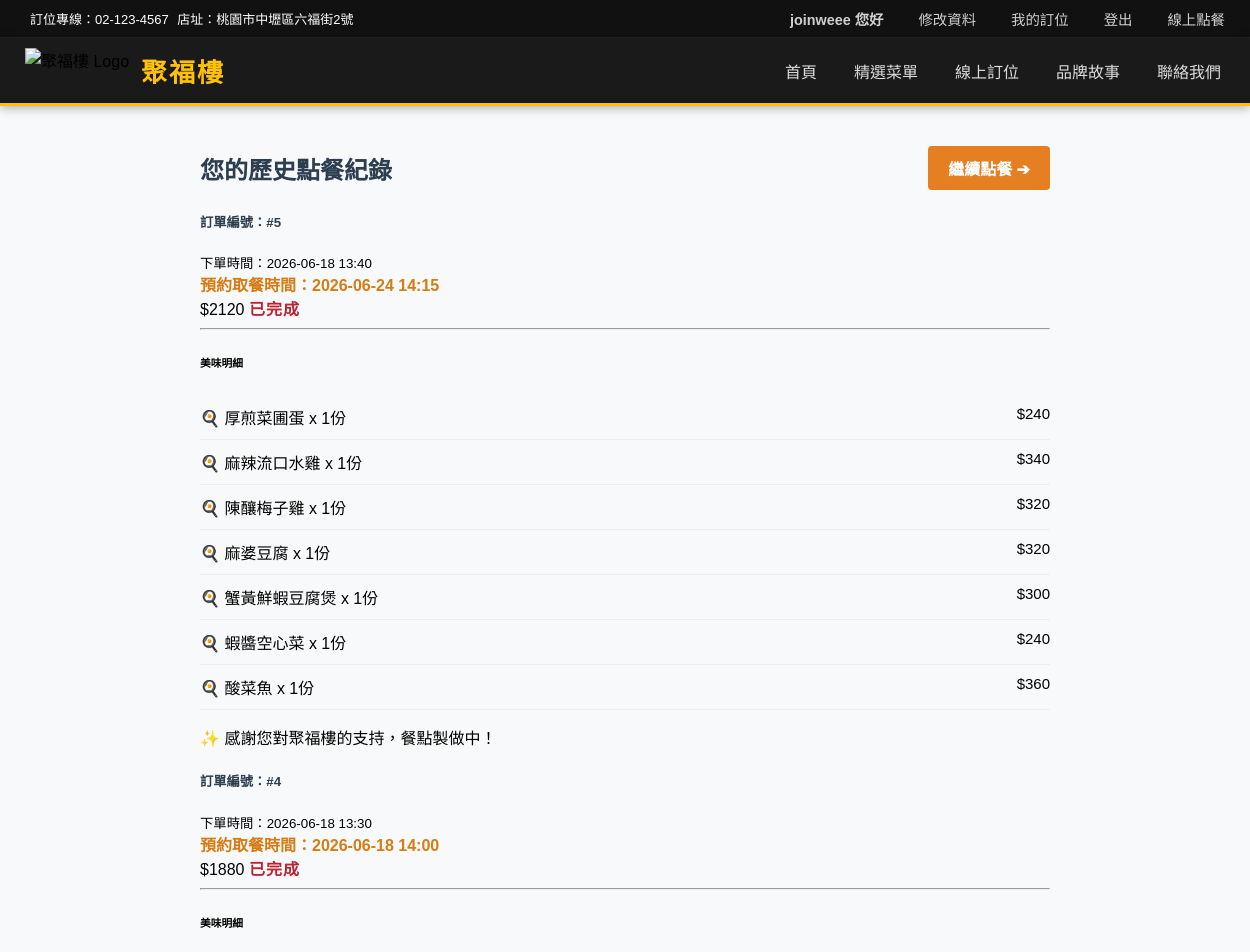
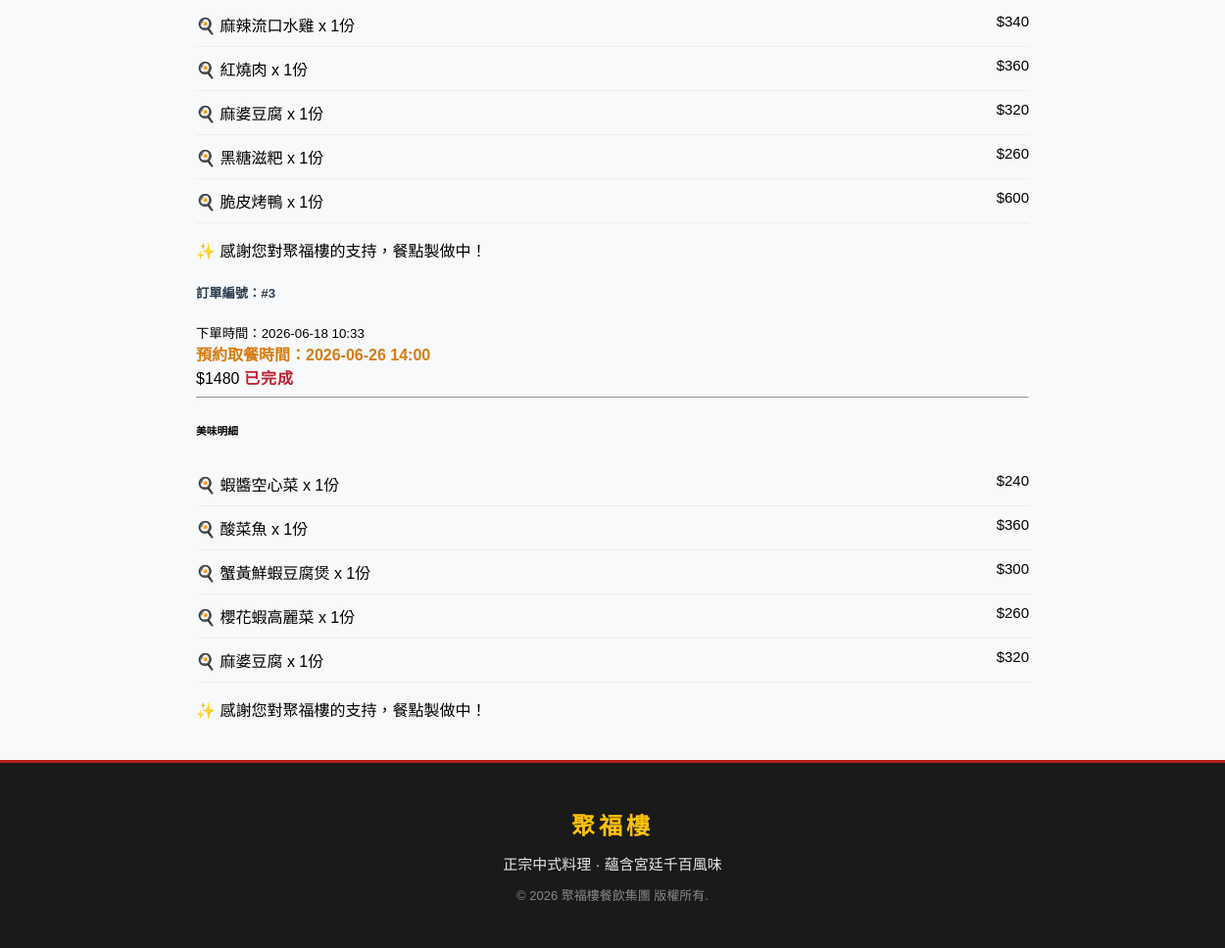
The app's page /order_history/ (signed in) with its own data (2 pictures, top to bottom).
### myapp/models.py (models this page shows, shortened)
class CustomMember(AbstractBaseUser,PermissionsMixin):
    username = models.CharField('會員帳號', max_length=50, unique=True)
    last_name = models.CharField('姓氏', max_length=20)
    first_name = models.CharField('名字', max_length=30)
    password = models.CharField('密碼', max_length=128)
    email = models.EmailField('電子信箱', unique=True)
    phone = models.CharField('電話號碼', max_length=15, blank=True, null=True)
    birthday = models.DateField('生日', blank=True, null=True)
    GENDER_CHOICES = [('M', '男'), ('F', '女'), ('O', '其他')]
    gender = models.CharField('性別', max_length=1, choices=GENDER_CHOICES, blank=True, null=True)
    created_at = models.DateTimeField('註冊時間', auto_now_add=True)
    is_active = models.BooleanField(default=True, verbose_name="啟用狀態")
    is_staff = models.BooleanField(default=False, verbose_name="後台登入權限")
    USERNAME_FIELD = 'username'
    REQUIRED_FIELDS = ['email']
    objects = CustomMemberManager()
    class Meta:
        db_table = 'myapp_custommember'
        app_label = 'myapp'

class Order(models.Model):
    STATUS_CHOICES =[
        ('pending','未付款'),
        ('paid','已付款/準備中'),
        ('completed','已完成'),
        ('cancelled','已取消'),
    ]
    member = models.ForeignKey(CustomMember,on_delete=models.CASCADE,verbose_name="會員")
    total_amount= models.IntegerField(verbose_name="總金額")
    status = models.CharField(max_length=20,choices=STATUS_CHOICES,default='pending',verbose_name='頂單狀態')
    created_at = models.DateTimeField(auto_created=True,verbose_name='訂單時間')
    merchant_trade_no = models.CharField(max_length=50,unique=True,blank=True,null=True)
    pickup_time = models.DateTimeField(blank=False, null=False, default=timezone.now,verbose_name="預約取餐時間")
    created_at = models.DateTimeField(auto_now_add=True)

class OrderItem(models.Model):
    order =models.ForeignKey(Order,on_delete=models.CASCADE,related_name='items',verbose_name='訂單')
    item_name=models.CharField(max_length=100,verbose_name="餐點名稱(快照)")
    price = models.IntegerField(verbose_name="購買時價格")
    quantity = models.PositiveIntegerField(verbose_name="數量")

### myapp/views.py (the view)
# urls.py: path('order_history/',views.order_history,name='order_history'),
@login_required(login_url='/user_login/') # 🛡️ 官方防禦：沒登入直接踢走，登入了就絕對放行！
def order_history(request):
    member = request.user
    orders = Order.objects.filter(member=member).order_by('-created_at')
    print(f"=== [歷史訂單偵錯] 成功幫 {member.username} 撈到 {orders.count()} 筆訂單！ ===")
    return render(request, 'order_history.html', {'orders': orders})

### templates/order_history.html (shortened to what this page needs)
{% extends 'base.html' %}
{% load static %}
{% block extra_css %}
<link rel="stylesheet" href="{% static 'css/order_history.css' %}">
{% endblock %}
{% block content %}
<div class="order-container">
    <div class="top-bar">
        <h2 class="page-title"> 您的歷史點餐紀錄</h2>
        <a href="{% url 'order_online' %}" class="btn-continue-order">繼續點餐 ➔</a>
    </div>
    {% if orders %}
        {% for order in orders %}
        <div class="order-card">
            <div class="order-header">
                <div class="order-info-left">
                    <h5 class="order-id">訂單編號：#{{ order.id }}</h5>
                    <small class="order-date">下單時間：{{ order.created_at|date:"Y-m-d H:i" }}</small>
                    <br>
                    <strong class="text-primary" style="color: #d67c13;">
                        預約取餐時間：{{ order.pickup_time|date:"Y-m-d H:i" }}
                    </strong>
                </div>
                <div class="order-info-right">
                    <span class="order-price">${{ order.total_amount }}</span>
                    {% if order.status == 'paid' %}
                        <span class="status-tag preparing"> 準備中</span>
                    {% elif order.status == 'completed' %}
                        <span class="status-tag completed"> 已完成</span>
                    {% else %}
                        <span class="status-tag unpaid">❌ 未付款</span>
                    {% endif %}
                </div>
            </div>
            <hr>
            <div class="order-details">
                <h6 class="details-title">美味明細</h6>
                <ul class="item-list">
                    {% for item in order.items.all %}
                        <li class="item-row">
                            <span>🍳 {{ item.item_name }} x {{ item.quantity }}份</span>
                            <span class="item-price">${{ item.price }}</span>
                        </li>
                    {% empty %}
                        <li class="empty-items">（無菜品明細資料）</li>
                    {% endfor %}
                </ul>
            </div>
            <div class="order-actions" style="display: flex; gap: 10px;">
                {% if order.status != 'paid' and order.status != 'completed' %}
                    <a href="{% url 'go_to_pay' order.id %}" class="btn-pay" style="flex: 1; text-align: center;">
                        前往線上刷卡付款
                    </a>
                    <a href="{% url 'delete_order' order.id %}"
                    onclick="return confirm('確定要取消並刪除這筆訂單嗎？');"
                    class="btn-delete"
                    style="background-color: #dc3545; color: white; padding: 10px 15px; text-decoration: none; border-radius: 6px; font-weight: bold; flex: 1; text-align: center;">
                        取消訂單
                    </a>
                {% else %}
                    <span class="thanks-text">✨ 感謝您對聚福樓的支持，餐點製做中！</span>
                {% endif %}
            </div>
        </div>
        {% endfor %}
    {% else %}
        <div class="empty-order-state">
            <p>您在聚福樓還沒有任何點餐紀錄喔！</p>
        </div>
    {% endif %}
</div>
{% endblock %}

### templates/base.html (shortened to what this page needs)
{% load static %}
<!DOCTYPE html>
<html lang="zh-Hant">
<head>
    <link rel="stylesheet" href="{% static 'css/base.css' %}">
    {% block extra_css %}{% endblock %}
</head>
<body>
    <nav class="top-navbar">
        <div class="nav-container">
            <div class="contact-info">
                <span class="info-item"> 訂位專線：02-123-4567</span>
                <span class="info-item"> 店址：桃園市中壢區六福街2號</span>
            </div>
            <div class="member-links">
                {% if request.user.is_authenticated %}
                    <span class="nav-link-item member-name-nav">
                         {{ request.user.last_name }}{{ request.user.first_name }} 您好
                    </span>
                    <a href="{% url 'edit_profile' %}" class="nav-link-item">
                         修改資料
                    </a>
                    <a href="{% url 'my_bookings' %}"class="nav-link-item">我的訂位 </a>
                    <a href="{% url 'logout' %}" class="nav-link-item"> 登出</a>
                {% else %}
                    <a href="{% url 'user_login' %}" class="nav-link-item"><i class="fas fa-user"></i> 會員登入</a>
                {% endif %}
                <a href="{% url 'order_online' %}" class="nav-link-item"> 線上點餐</a>
            </div>
        </div>
    </nav>
    <header class="main-header">
        <div class="nav-container main-nav-flex">
            <div class="logo-area">
                <img src="{% static 'images/logo.png' %}" alt="聚福樓 Logo" class="logo-img">
                <a class="brand-name" href="{% url 'index' %}">聚福樓</a>
            </div>
            <nav class="main-menu">
                <ul class="menu-list">
                    <li><a href="{% url 'index' %}"> 首頁</a></li>
                    <li><a href="{% url 'menu' %}"> 精選菜單</a></li>
                    <li><a href="{% url "book_table" %}"> 線上訂位</a></li>
                    <li><a href="{% url "brand_story" %}"> 品牌故事</a></li>
                    <li><a href="{% url "contact_us" %}"> 聯絡我們</a></li>
                </ul>
            </nav>
        </div>
    </header>
    <main class="content-wrapper">
        {% block content %}
        {% endblock %}
    </main>
    <footer class="site-footer">
        <div class="footer-container">
            <h3 class="footer-logo">聚福樓</h3>
            <p class="footer-slogan">正宗中式料理 · 蘊含宮廷千百風味</p>
            <p class="footer-copy">© 2026 聚福樓餐飲集團 版權所有.</p>
        </div>
    </footer>
</body>
</html>

### static/css/base.css (style rules this page uses)
:root { --primary-red: #b32017; --gold-color: #ffc107; --dark-bg: #1a1a1a; --text-white: #ffffff; --text-muted: #888888; }
html, body { height: 100%; margin: 0; padding: 0; }
body { font-family: -apple-system, BlinkMacSystemFont, "Segoe UI", Roboto, "Helvetica Neue", Arial, sans-serif; display: flex; flex-direction: column; min-height: 100vh; background-color: #fcfcfc; }
a { text-decoration: none; color: inherit; transition: color 0.3s ease; }
ul { list-style: none; margin: 0; padding: 0; }
.nav-container { max-width: 1200px; margin: 0 auto; padding: 0 20px; display: flex; justify-content: space-between; align-items: center; width: 100%; }
.top-navbar { background-color: #111111; color: var(--text-white); font-size: 13px; padding: 8px 0; border-bottom: 1px solid #222; }
.nav-link-item { margin-left: 20px; opacity: 0.8; }
.main-header { background-color: var(--dark-bg); position: sticky; top: 0; z-index: 1000; box-shadow: 0 2px 10px rgba(0, 0, 0, 0.3); padding: 10px 0; border-bottom: 3px solid var(--gold-color); }
.main-nav-flex { display: flex; justify-content: space-between; align-items: center; }
.logo-area { display: flex; align-items: center; gap: 12px; }
.logo-img { height: 45px; width: auto; }
.brand-name { color: var(--gold-color); font-size: 26px; font-weight: bold; letter-spacing: 2px; }
.menu-list { display: flex; gap: 25px; }
.menu-list a { color: rgba(255, 255, 255, 0.85); font-size: 16px; font-weight: 500; padding: 8px 4px; }
.content-wrapper { flex: 1 0 auto; }
.site-footer { flex-shrink: 0; background-color: var(--dark-bg); color: var(--text-white); text-align: center; padding: 45px 20px; border-top: 3px solid var(--primary-red); }
.footer-logo { color: var(--gold-color); font-size: 24px; margin: 0 0 12px 0; letter-spacing: 4px; }
.footer-slogan { margin: 0 0 12px 0; font-size: 15px; opacity: 0.9; }
.footer-copy { margin: 0; font-size: 13px; color: var(--text-muted); }
.member-name-nav { color: #ffbe2e; font-weight: bold; cursor: default; }
.member-links { display: flex; align-items: center; gap: 15px; }
.member-links .nav-link-item { color: #ffffff; text-decoration: none; font-size: 0.9rem; }

### static/css/order_history.css (style rules this page uses)
body { font-family: Arial, sans-serif; background-color: #f8f9fa; margin: 0; padding: 0; }
.order-container { max-width: 850px; margin: 40px auto; padding: 0 20px; }
.top-bar { display: flex; justify-content: space-between; align-items: center; margin-bottom: 20px; }
.page-title { color: #2c3e50; margin: 0; }
.btn-continue-order { background: #e67e22; color: white; padding: 10px 20px; text-decoration: none; border-radius: 4px; font-weight: bold; transition: background 0.2s; }
.status-tag { color: #bd2130; font-size: 16px; font-weight: 700; letter-spacing: 1px; }
.order-id { color: #2c3e50; }
.item-list { list-style: none; padding: 0; margin: 0; }
.item-row { display: flex; justify-content: space-between; padding: 10px 0; border-bottom: 1px solid #eee; }
.item-price { font-size: 15px; }
.order-actions { display: flex; align-items: center; gap: 12px; margin-top: 15px; }

### records on screen
CustomMember: user.last_name "join", user.first_name "weee"
Order: id "5", created_at "2026-06-18 13:40", pickup_time "2026-06-24 14:15", total_amount "2120", status "已完成"
OrderItem: item_name "厚煎菜圃蛋", quantity "1", price "240"
OrderItem: item_name "麻辣流口水雞", quantity "1", price "340"
OrderItem: item_name "陳釀梅子雞", quantity "1", price "320"
OrderItem: item_name "麻婆豆腐", quantity "1", price "320"
OrderItem: item_name "蟹黃鮮蝦豆腐煲", quantity "1", price "300"
OrderItem: item_name "蝦醬空心菜", quantity "1", price "240"
OrderItem: item_name "酸菜魚", quantity "1", price "360"
Order: id "4", created_at "2026-06-18 13:30", pickup_time "2026-06-18 14:00", total_amount "1880", status "已完成"
OrderItem: item_name "麻辣流口水雞", quantity "1", price "340"
OrderItem: item_name "紅燒肉", quantity "1", price "360"
OrderItem: item_name "麻婆豆腐", quantity "1", price "320"
OrderItem: item_name "黑糖滋粑", quantity "1", price "260"
OrderItem: item_name "脆皮烤鴨", quantity "1", price "600"
Order: id "3", created_at "2026-06-18 10:33", pickup_time "2026-06-26 14:00", total_amount "1480", status "已完成"
OrderItem: item_name "蝦醬空心菜", quantity "1", price "240"
OrderItem: item_name "酸菜魚", quantity "1", price "360"
OrderItem: item_name "蟹黃鮮蝦豆腐煲", quantity "1", price "300"
OrderItem: item_name "櫻花蝦高麗菜", quantity "1", price "260"
OrderItem: item_name "麻婆豆腐", quantity "1", price "320"
